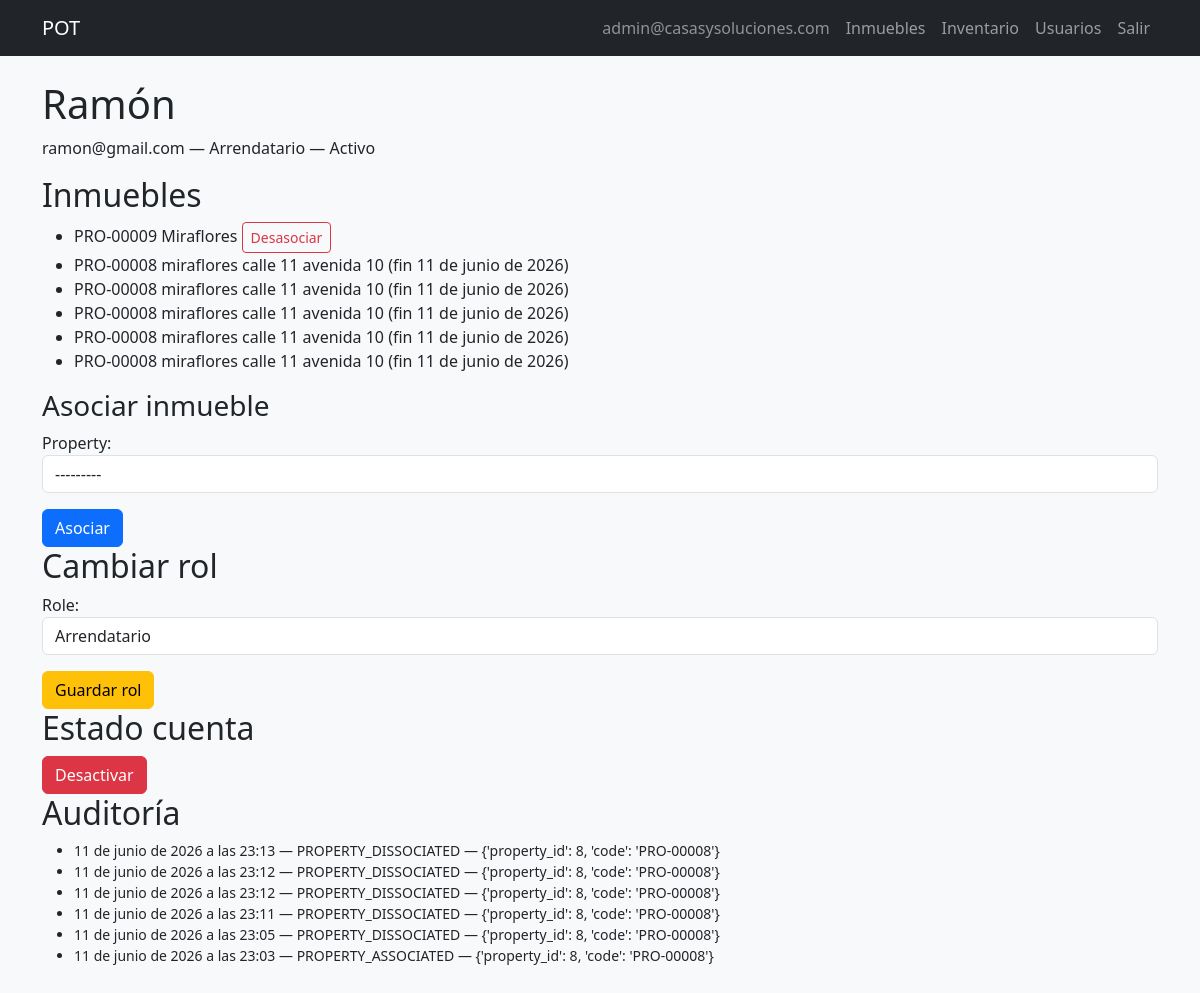
Before: /users/20/ (signed in) with the older database file.
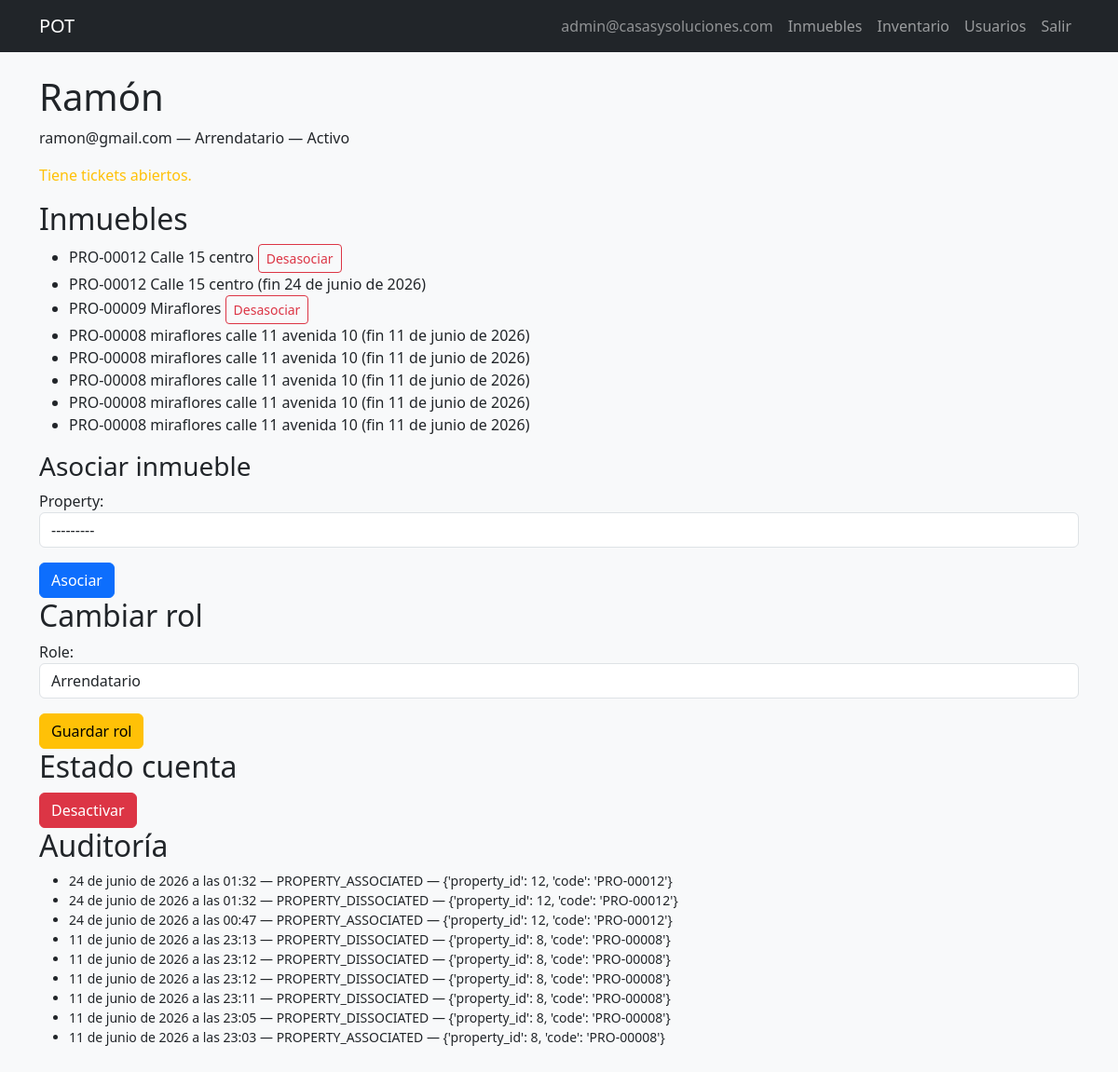
After: the same page with the newer database file.
### pot/models.py (models this page shows, shortened)
class CustomUser(AbstractUser):
    class Role(models.TextChoices):
        ADMIN = 'ADMIN', 'Administrador'
        ASSISTANT = 'ASSISTANT', 'Asistente Administrativo'
        TENANT = 'TENANT', 'Arrendatario'
        TECHNICIAN = 'TECHNICIAN', 'Técnico'
    class DocumentType(models.TextChoices):
        CC = 'CC', 'Cédula de ciudadanía'
        CE = 'CE', 'Cédula de extranjería'
        PASSPORT = 'PASSPORT', 'Pasaporte'
        NIT = 'NIT', 'NIT'
    username = models.CharField(max_length=150, unique=True, blank=True)
    email = models.EmailField(unique=True)
    phone = models.CharField(max_length=20, default='')
    public_code = models.CharField(max_length=20, unique=True, blank=True, null=True)
    document_type = models.CharField(
        max_length=20,
        choices=DocumentType.choices,
        blank=True,
        default='',
    )
    document_number = models.CharField(max_length=30, unique=True, blank=True, null=True)
    avatar = models.ImageField(upload_to='avatars/%Y/%m/', blank=True, null=True, max_length=255)
    role = models.CharField(max_length=20, choices=Role.choices, default=Role.TENANT)
    password_changed = models.BooleanField(default=False)
    password_reset_token = models.CharField(max_length=255, null=True, blank=True)
    password_reset_expires = models.DateTimeField(null=True, blank=True)
    login_attempts = models.PositiveIntegerField(default=0)
    login_locked_until = models.DateTimeField(null=True, blank=True)
    created_at = models.DateTimeField(auto_now_add=True)
    updated_at = models.DateTimeField(auto_now=True)
    USERNAME_FIELD = 'email'
    REQUIRED_FIELDS = []
    objects = CustomUserManager()
    class Meta:
        ordering = ['-created_at']
    def is_staff_operative(self):
        return self.role in (self.Role.ADMIN, self.Role.ASSISTANT)

class UserPropertyAssociation(models.Model):
    user = models.ForeignKey(
        CustomUser,
        on_delete=models.CASCADE,
        related_name='property_associations',
        limit_choices_to={'role': CustomUser.Role.TENANT},
    )
    property = models.ForeignKey('Property', on_delete=models.CASCADE, related_name='tenant_associations')
    associated_at = models.DateTimeField(auto_now_add=True)
    dissociated_at = models.DateTimeField(null=True, blank=True)
    created_by = models.ForeignKey(
        CustomUser,
        on_delete=models.SET_NULL,
        null=True,
        blank=True,
        related_name='associations_created',
    )
    class Meta:
        ordering = ['-associated_at']
        constraints = [
            models.UniqueConstraint(
                fields=['property'],
                condition=models.Q(dissociated_at__isnull=True),
                name='pot_unique_active_tenant_per_property',
            ),
        ]

class Property(models.Model):
    class Type(models.TextChoices):
        APARTMENT = 'APARTMENT', 'Apartamento'
        HOUSE = 'HOUSE', 'Casa'
        LOCAL = 'LOCAL', 'Local comercial'
        WAREHOUSE = 'WAREHOUSE', 'Bodega'
    class Status(models.TextChoices):
        AVAILABLE = 'AVAILABLE', 'Disponible'
        RENTED = 'RENTED', 'Arrendado'
        MAINTENANCE = 'MAINTENANCE', 'En mantenimiento'
    code = models.CharField(max_length=20, unique=True)
    address = models.CharField(max_length=255, unique=True)
    city = models.CharField(max_length=100, blank=True, default='')
    building_name = models.CharField(max_length=150, blank=True, default='')
    unit_label = models.CharField(max_length=50, blank=True, default='')
    cover_image = models.ImageField(upload_to='properties/covers/%Y/%m/', blank=True, null=True, max_length=255)
    type = models.CharField(max_length=20, choices=Type.choices)
    owner_name = models.CharField(max_length=150)
    status = models.CharField(max_length=20, choices=Status.choices, default=Status.AVAILABLE)
    is_active = models.BooleanField(default=True)
    price = models.DecimalField(max_digits=12, decimal_places=2, default=0)
    rooms = models.IntegerField(null=True, blank=True)
    bathrooms = models.IntegerField(null=True, blank=True)
    living_rooms = models.IntegerField(null=True, blank=True)
    kitchens = models.IntegerField(null=True, blank=True)
    garages = models.IntegerField(null=True, blank=True)
    is_commercial = models.BooleanField(default=False)
    in_complex = models.BooleanField(default=False)
    admin_included = models.BooleanField(default=False)
    admin_value = models.DecimalField(max_digits=12, decimal_places=2, null=True, blank=True)
    google_maps_link = models.CharField(max_length=1000, null=True, blank=True)
    description = models.TextField(blank=True, null=True)
    observations = models.TextField(blank=True, null=True)
    created_at = models.DateTimeField(auto_now_add=True)
    updated_at = models.DateTimeField(auto_now=True)
    created_by = models.ForeignKey(
        CustomUser,
        on_delete=models.SET_NULL,
        null=True,
        blank=True,
        related_name='properties_created',
    )
    class Meta:
        ordering = ['-created_at']
        verbose_name_plural = 'properties'
    def __str__(self):
        return f'{self.code} - {self.address}'

class UserAudit(models.Model):
    user = models.ForeignKey(CustomUser, on_delete=models.CASCADE, related_name='audits')
    action = models.CharField(max_length=100)
    details = models.JSONField(default=dict)
    changed_by = models.ForeignKey(
        CustomUser,
        on_delete=models.SET_NULL,
        null=True,
        blank=True,
        related_name='audits_created',
    )
    created_at = models.DateTimeField(auto_now_add=True)
    class Meta:
        ordering = ['-created_at']

### pot/views.py (the view)
# urls.py: path('users/<int:user_id>/', views.UserDetailView.as_view(), name='user_detail'),
class UserDetailView(LoginRequiredMixin, View):
    def get(self, request, user_id):
        target = get_object_or_404(CustomUser, pk=user_id)
        if request.user.role != CustomUser.Role.ADMIN and request.user.pk != target.pk:
            messages.error(request, 'Sin permiso.')
            return redirect('pot:dashboard_staff')
        assocs = UserPropertyAssociation.objects.filter(user=target).select_related('property').order_by('-associated_at')
        audits = UserAudit.objects.filter(user=target).order_by('-created_at')[:50]
        open_tickets = Ticket.objects.filter(tenant=target, status=Ticket.Status.OPEN).exists()
        return render(
            request,
            'users/user_detail.html',
            {
                'target': target,
                'associations': assocs,
                'audits': audits,
                'open_tickets': open_tickets,
                'role_form': UserEditRoleForm(initial={'role': target.role}),
                'assoc_form': AssociatePropertyForm(),
            },
        )

### pot/forms.py
class UserEditRoleForm(forms.Form):
    role = forms.ChoiceField(choices=CustomUser.Role.choices, widget=forms.Select(attrs={'class': 'form-control'}))

class AssociatePropertyForm(forms.Form):
    property = forms.ModelChoiceField(
        queryset=Property.objects.all(),
        widget=forms.Select(attrs={'class': 'form-control'}),
    )

### templates/users/user_detail.html (shortened to what this page needs)
{% extends 'base.html' %}
{% block content %}
<h1>{{ target.get_full_name|default:target.email }}</h1>
<p>{{ target.email }} — {{ target.get_role_display }} — {% if target.is_active %}Activo{% else %}Inactivo{% endif %}</p>
{% if open_tickets %}<p class="text-warning">Tiene tickets abiertos.</p>{% endif %}
{% if user.role == 'ADMIN' and user.pk != target.pk %}
<h2>Inmuebles</h2>
<ul>
{% for a in associations %}
<li>{{ a.property.code }} {{ a.property.address }} {% if a.dissociated_at %}(fin {{ a.dissociated_at|date }}){% else %}
    <form action="{% url 'pot:dissociate_property' target.id a.property.id %}" method="post" class="d-inline">{% csrf_token %}<button class="btn btn-sm btn-outline-danger">Desasociar</button></form>
{% endif %}</li>
{% endfor %}
</ul>
{% if target.role == 'TENANT' and target.is_active %}
<h3>Asociar inmueble</h3>
<form action="{% url 'pot:associate_property' target.id %}" method="post">{% csrf_token %}{{ assoc_form.as_p }}<button class="btn btn-primary">Asociar</button></form>
{% endif %}
<h2>Cambiar rol</h2>
<form action="{% url 'pot:user_edit_role' target.id %}" method="post">{% csrf_token %}
{{ role_form.as_p }}
<button class="btn btn-warning">Guardar rol</button></form>
<h2>Estado cuenta</h2>
{% if target.is_active %}
<form action="{% url 'pot:user_deactivate' target.id %}" method="post" onsubmit="return confirm('¿Desactivar?');">{% csrf_token %}
<button class="btn btn-danger">Desactivar</button></form>
{% else %}
<form action="{% url 'pot:user_reactivate' target.id %}" method="post">{% csrf_token %}<button class="btn btn-success">Reactivar</button></form>
{% endif %}
{% endif %}
<h2>Auditoría</h2>
<ul class="small">{% for a in audits %}<li>{{ a.created_at }} — {{ a.action }} — {{ a.details }}</li>{% empty %}<li>Sin registros</li>{% endfor %}</ul>
{% endblock %}

### templates/base.html (shortened to what this page needs)
{% load static %}
<!DOCTYPE html>
<html lang="es">
<head>
    <link href="https://cdn.jsdelivr.net/npm/bootstrap@5.3.3/dist/css/bootstrap.min.css" rel="stylesheet">
    <link rel="stylesheet" href="{% static 'css/style.css' %}">
</head>
<body class="bg-light">
<nav class="navbar navbar-expand-lg navbar-dark bg-dark mb-4">
    <div class="container">
        <a class="navbar-brand" href="{% if not user.is_authenticated %}{% url 'pot:login' %}{% elif user.role == 'TENANT' %}{% url 'pot:dashboard_tenant' %}{% else %}{% url 'pot:dashboard_staff' %}{% endif %}">POT</a>
        <div class="navbar-nav ms-auto">
            {% if user.is_authenticated %}
                <span class="nav-link text-white-50">{{ user.email }}</span>
                {% if user.is_staff_operative %}
                    <a class="nav-link" href="{% url 'pot:property_list' %}">Inmuebles</a>
                    <a class="nav-link" href="{% url 'pot:inventory_create' %}">Inventario</a>
                {% endif %}
                {% if user.role == 'ADMIN' %}
                    <a class="nav-link" href="{% url 'pot:user_list' %}">Usuarios</a>
                {% endif %}
                <a class="nav-link" href="{% url 'pot:logout' %}">Salir</a>
            {% else %}
                <a class="nav-link" href="{% url 'pot:login' %}">Entrar</a>
            {% endif %}
        </div>
    </div>
</nav>
<main class="container pb-5">
    {% block content %}{% endblock %}
</main>
</body>
</html>

Changed rows visible on the page:
added UserPropertyAssociation: property.code "PRO-00012", property.address "Calle 15 centro", shows "Desasociar"
added UserPropertyAssociation: property.code "PRO-00012", property.address "Calle 15 centro", dissociated_at "24 de junio de 2026"
added UserAudit: created_at "24 de junio de 2026 a las 01:32", action "PROPERTY_ASSOCIATED", details "{'property_id': 12, 'code': 'PRO-00012'}"
added UserAudit: created_at "24 de junio de 2026 a las 01:32", action "PROPERTY_DISSOCIATED", details "{'property_id': 12, 'code': 'PRO-00012'}"
added UserAudit: created_at "24 de junio de 2026 a las 00:47", action "PROPERTY_ASSOCIATED", details "{'property_id': 12, 'code': 'PRO-00012'}"
Other visible differences:
text now shown: "Tiene tickets abiertos."
